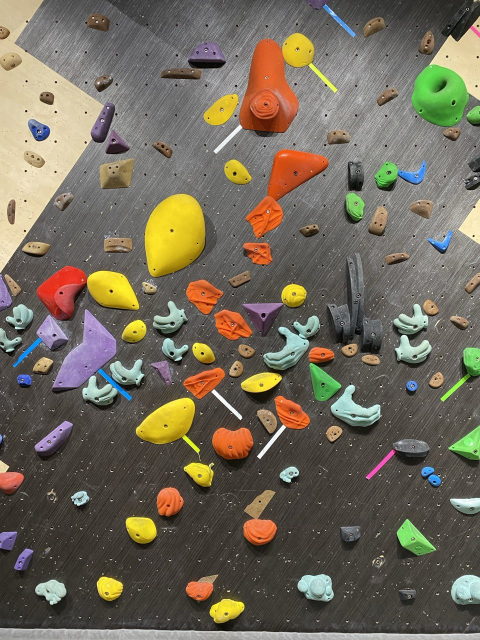
#> input picture climbing_route_detection/wall.png, 960 x 1280 px, given in place of the camera (shown at 1/2 size)
$ python SLAM_with_imu_node.py   (older library calls are emulated)
#> lines starting #> are read from the running program, lines starting #| are printed output that depends on the picture; after the words box and inside, x2 and y2 are one past the last pixel; in counts of white or black regions, pixels touching at a corner belong together; long printed decimals are rounded
import cv2
import time
import numpy as np
import matplotlib.pyplot as plt
import websocket
import json
import math
from threading import Thread

# Initialize position and calibration offsets
current_x, current_y = 0, 0
current_theta = 0
calibration_offsets = {"x": 0, "y": 0, "z": 0}
calibrated = False
calibration_samples = []

# Thresholds (temporarily set to zero for debugging)
THRESHOLD_X = 0.0
THRESHOLD_Y = 0.0

# Configuration Variables
incomputer = True

camera_ang = 60
x_angle = 0
camera_h = 44.0  # 44 cm
focal = 3.67
h_sensor = 5.7
hfov = 53.0
vfov = 38.0
hfov_rad = np.radians(hfov)
vfov_rad = np.radians(vfov)
obs_circle_default = 1
obs_circle = obs_circle_default
_resize = 0.4
closest_obs_z = 1000000

mapx = 120
mapz = 250

directionx = 0.0
directiony = 0.0

fig, ax = plt.subplots()

# Camera position initialized
camera_x, camera_z, camera_theta = 0, 0, 0  # Added theta for orientation

# Declare smoothed_gyro_z_rad globally
smoothed_gyro_z = 0
smoothed_gyro_z_rad = 0

# Removed the adjust_for_tilt function as tilt is no longer considered

# [78 lines left out: functions calibrate_sensor, apply_calibration, on_message, not called in this run]

def on_error(ws, error):
    print("Error:", error)

def on_close(ws, close_code, reason):
    print("Connection closed:", reason)

def on_open(ws):
    print("Connected")

def connect(url):
    ws = websocket.WebSocketApp(url,
                              on_open=on_open,
                              on_message=on_message,
                              on_error=on_error,
                              on_close=on_close)
    ws.run_forever()

class KalmanFilter:
    def __init__(self):
        # State: [x, y, theta, vel_x, vel_y, angular_vel]
        self.state = np.zeros(6)
        self.P = np.eye(6) * 1000  # Initial uncertainty

        # Process noise
        self.Q = np.eye(6)
        self.Q[0:3, 0:3] *= 0.2  # Position and orientation
        self.Q[3:6, 3:6] *= 0.3  # Velocities

        # Measurement noise
        self.R_vision = np.eye(3) * 0.1  # Vision measurements

        self.dt = 1.0/30.0  # Assuming 30Hz update rate

    def predict(self, accel_x, accel_y, gyro_z):
        # State transition matrix
        F = np.eye(6)
        F[0, 3] = self.dt  # x += vel_x * dt
        F[1, 4] = self.dt  # y += vel_y * dt
        F[2, 5] = self.dt  # theta += angular_vel * dt

        # Control input model
        B = np.array([
            [0.5 * self.dt**2, 0],
            [0, 0.5 * self.dt**2],
            [0, 0],
            [self.dt, 0],
            [0, self.dt],
            [0, self.dt]
        ])
        u = np.array([accel_x, accel_y])

        # Predict state
        self.state = F @ self.state + B @ u
        self.P = F @ self.P @ F.T + self.Q

        print(f"After Prediction: {self.state}")

    def update_vision(self, measurement):
        # Vision measurement matrix (measures x, y, theta)
        H = np.zeros((3, 6))
        H[0:3, 0:3] = np.eye(3)

        self._update(measurement, H, self.R_vision)

    def _update(self, measurement, H, R):
        # Kalman gain
        S = H @ self.P @ H.T + R
        K = self.P @ H.T @ np.linalg.inv(S)

        # Update state
        y = measurement - (H @ self.state)
        self.state = self.state + (K @ y)
        self.P = (np.eye(6) - K @ H) @ self.P

        print(f"After Update: {self.state}")

def integrate_kalman_filter(create_map_func):
    kf = KalmanFilter()

    def wrapper(*args, **kwargs):
        global camera_x, camera_z, camera_theta

        # Get vision measurements
        px, py = create_map_func(*args, **kwargs)

        # Determine if we're in Navigation Mode
        in_navigation = env_memory.mode == "Navigation"

        if not in_navigation and px and py:
            # Perform vision update only if not in Navigation Mode
            # Example: Use average of detected points as vision measurement
            vision_x = np.mean(px) if px else kf.state[0]
            vision_z = np.mean(py) if py else kf.state[1]
            vision_theta = camera_theta  # Replace with actual orientation estimation if available

            vision_measurement = np.array([vision_x, vision_z, np.radians(vision_theta)])
            print(f"Vision Measurement: x={vision_x:.2f}, z={vision_z:.2f}, theta={vision_theta:.2f} radians")
            kf.update_vision(vision_measurement)
        else:
            if in_navigation:
                print("Navigation Mode: Skipping vision update.")
            else:
                print("No vision data available for update.")

        # Get IMU measurements from websocket data
        try:
            accel_x = current_x  # From websocket data (m/s²)
            accel_y = current_y  # From websocket data (m/s²)
            gyro_z = smoothed_gyro_z_rad  # From on_message, in radians/s

            print(f"IMU Measurement: accel_x={accel_x}, accel_y={accel_y}, gyro_z={gyro_z:.4f} rad/s")

            # Predict with accelerations and gyro
            kf.predict(accel_x, accel_y, gyro_z)

        except NameError:
            print("IMU data not available.")
            pass  # Skip if IMU data isn't available

        # Update global position variables
        camera_x = kf.state[0]
        camera_z = kf.state[1]
        camera_theta = np.degrees(kf.state[2])

        # Debugging: Print the current state
        print(f"KF State: x={camera_x:.2f}, z={camera_z:.2f}, theta={camera_theta:.2f}")

        # Pass updated position to 'update_plot'
        update_plot(px, py, camera_x, camera_z, camera_theta)

        return px, py

    return wrapper

# Global variables to store the environment
class EnvironmentMemory:
    def __init__(self):
        self.stored_px = []
        self.stored_py = []
        self.is_environment_captured = False
        self.camera_offset_x = 0
        self.camera_offset_z = 0
        self.mode = "Mapping"  # Modes: "Mapping", "Navigation"

env_memory = EnvironmentMemory()

def update_plot(px, py, camera_x, camera_z, camera_theta, color="red"):
    ax.clear()
    ax.set_xlim(-mapx, mapx)
    ax.set_ylim(0, mapz)
    ax.set_aspect('equal')

    # Plot stored environment if captured
    if env_memory.is_environment_captured:
        ax.scatter(
            [p + env_memory.camera_offset_x for p in env_memory.stored_px],
            [p + env_memory.camera_offset_z for p in env_memory.stored_py],
            color="blue",
            s=1
        )
        # Plot 4 yellow holes at the corners
        corner_size = 50  # Size of the yellow holes
        corners_x = [-mapx, mapx, mapx, -mapx]
        corners_z = [0, 0, mapz, mapz]
        for (cx, cz) in zip(corners_x, corners_z):
            ax.scatter(cx, cz, color="yellow", s=corner_size, marker='o')

    # Plot current detected points if in Mapping mode
    if env_memory.mode == "Mapping":
        ax.scatter(px, py, color=color, s=1)

    # Plot camera position and orientation if in Navigation mode
    if env_memory.mode == "Navigation" and env_memory.is_environment_captured:
        ax.scatter(camera_x, camera_z, color="black", s=100, marker="o", label="Camera Position")  # Black circle for camera
        # Draw an arrow for orientation
        arrow_length = 10
        arrow_x = camera_x + arrow_length * np.cos(np.radians(camera_theta))
        arrow_z = camera_z + arrow_length * np.sin(np.radians(camera_theta))
        ax.arrow(camera_x, camera_z, arrow_x - camera_x, arrow_z - camera_z,
                 head_width=5, head_length=5, fc='black', ec='black')

        # Plot Kalman Filter estimate using passed parameters
        ax.scatter(camera_x, camera_z, color="green", s=50, marker="x", label="KF Estimate")

    # Add legend if needed
    if env_memory.mode == "Navigation" and env_memory.is_environment_captured:
        ax.legend(loc='upper right')

    plt.draw()
    plt.pause(0.001)

if incomputer:
    def empty(v):
        pass
    cv2.namedWindow("track_bar")
    cv2.resizeWindow("track_bar", 640,320)
    cv2.createTrackbar("x_angle", "track_bar",   0 , 360, empty)
    cv2.createTrackbar("z_angle", "track_bar",   0 , 360, empty)
    cv2.createTrackbar("hfov", "track_bar",   0 , 100, empty)
    cv2.createTrackbar("vfov", "track_bar",   0 , 100, empty)
    cv2.setTrackbarPos("x_angle", "track_bar", 180)
    cv2.setTrackbarPos("z_angle", "track_bar", 180+int(camera_ang))
    cv2.setTrackbarPos("hfov", "track_bar", int(hfov))
    cv2.setTrackbarPos("vfov", "track_bar", int(vfov))
    cap = cv2.VideoCapture(0)  # Default camera

def rotate_point(point, center, angle):
    angle_rad = np.radians(angle)
    translated_point = (point[0] - center[0], point[1] - center[1])

    rotation_matrix = np.array([
        [np.cos(angle_rad), -np.sin(angle_rad)],
        [np.sin(angle_rad), np.cos(angle_rad)]
    ])

    rotated_point = np.dot(rotation_matrix, translated_point)

    final_point = (rotated_point[0] + center[0], rotated_point[1] + center[1])

    return final_point

def recalibrate_if_needed():
    global calibration_offsets, calibration_samples, calibrated
    if calibrated and not env_memory.is_environment_captured:
        # Check if stationary (e.g., IMU readings are close to 0)
        if abs(current_x) < 0.01 and abs(current_y) < 0.01 and abs(current_theta) < 0.01:
            calibrate_sensor(current_x, current_y, 0)
            print("Recalibrated offsets:", calibration_offsets)

def create_map(data):
#> called with data = 0
    global camera_x, camera_z, camera_theta  # Declare as global to modify global variables

    if incomputer:
        try:
            ret, oimg = cap.read()
#> oimg is the input picture: shape (1280, 960, 3); mean B, G, R 90.7, 106.5, 114.4
            if not ret:
                print("Failed to grab frame")
                return [], []
        except Exception as e:
            print("no pic:", e)
            return [], []

    global obs_circle
    oimg = cv2.GaussianBlur(oimg, (5, 5), 0)
    top, bottom, left, right = 1, 1, 1, 1
    oimg = cv2.copyMakeBorder(oimg, top, bottom, left, right, cv2.BORDER_CONSTANT, value=[0, 0, 0])
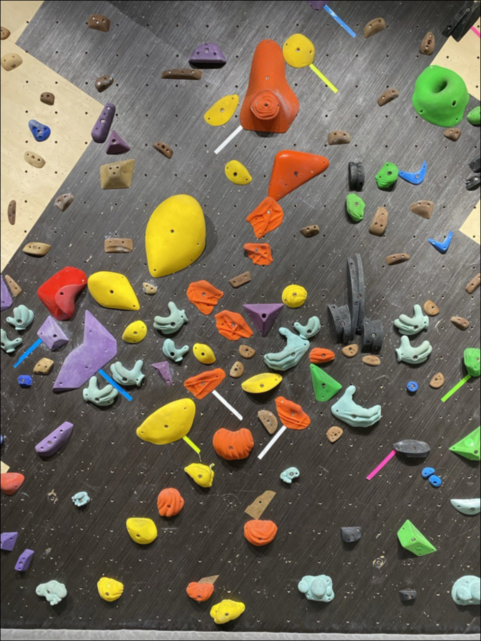
#> oimg: shape (1282, 962, 3) (shown at 1/2 size); mean B, G, R 90.4, 106.2, 113.9
    img_w = oimg.shape[1]
#> img_w = 962
    img_h = oimg.shape[0]
#> img_h = 1282

    hsv_img = cv2.cvtColor(oimg, cv2.COLOR_BGR2HSV)
#> hsv_img: shape (1282, 962, 3); mean H, S, V 31.8, 51.3, 118

    px = []
    py = []
    list_x = []
    list_y = []

    # Color ranges for blue and yellow
    lower = [np.array([100, 150, 0]), np.array([20, 100, 100])]  # Blue and Yellow lower bounds
    upper = [np.array([140, 255, 255]), np.array([30, 255, 255])]  # Blue and Yellow upper bounds

    # Image Processing
    for _ in range(0, len(lower)):
        output = cv2.inRange(hsv_img, lower[_], upper[_])
        output = cv2.Laplacian(output, -1, 1, 1)
        ret, output = cv2.threshold(output, 30, 255, cv2.THRESH_BINARY)

        if not incomputer:
            __, contours, hierarchy = cv2.findContours(output, cv2.RETR_EXTERNAL, cv2.CHAIN_APPROX_NONE)
        else:
            contours, hierarchy = cv2.findContours(output, cv2.RETR_EXTERNAL, cv2.CHAIN_APPROX_NONE)

        for contour in contours:
            if (cv2.contourArea(contour) < 500):
                continue

            for i in range(0, len(contour), 10):
                stapx = contour[i][0][0]
                stapy = contour[i][0][1]

                list_x.append(stapx)
                list_y.append(stapy)

        for i in range(len(list_x)):
            if list_x[i] < 100000:
                color_cv = (255, 255, 0) if _ == 1 else (255, 0, 0)  # Yellow for index 1, Blue for index 0
                oimg = cv2.circle(oimg, (list_x[i], list_y[i]), 2, color_cv, 3)
#> this loop made 2 passes
#> pass 1, in create_map, `output = cv2.inRange(hsv_img, lower[_], upper[_])`:
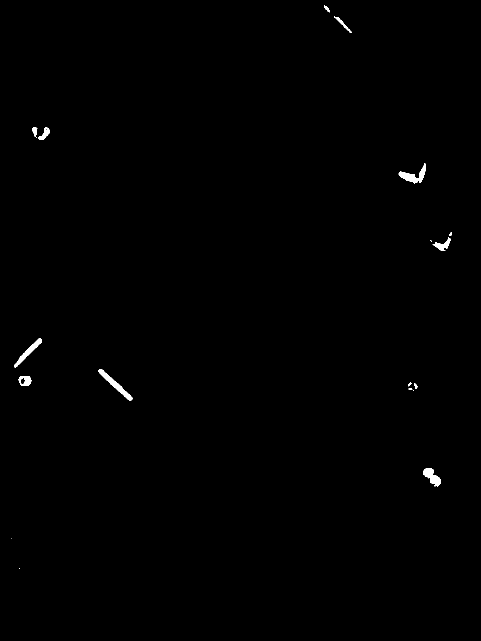
#> output: shape (1282, 962) (shown at 1/2 size); 0.37% white; 19 white regions (5 under 20 px), largest, box (x1, y1, x2, y2) and area: (197, 738, 265, 801) 853, (797, 326, 852, 368) 802, (28, 676, 84, 735) 672
#> pass 1, in create_map, `output = cv2.Laplacian(output, -1, 1, 1)`:
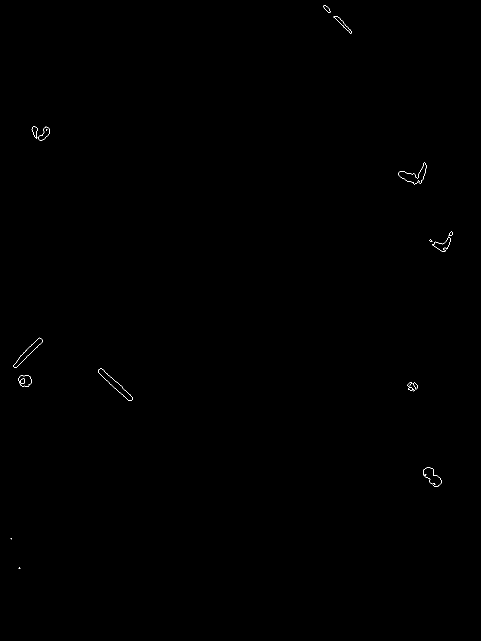
#> output: shape (1282, 962) (shown at 1/2 size); 0.09% white in thin lines or dots, all inside (x1, y1, x2, y2) = (21, 10, 905, 1138)
#> pass 2, in create_map, `output = cv2.inRange(hsv_img, lower[_], upper[_])`:
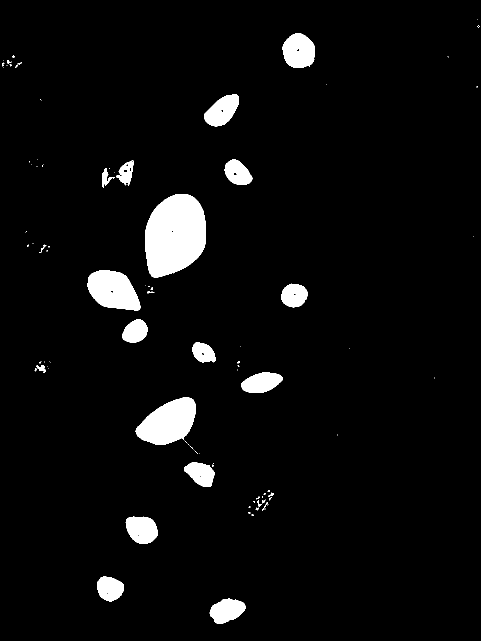
#> output: shape (1282, 962) (shown at 1/2 size); 4.6% white; 92 white regions (67 under 20 px), largest, box (x1, y1, x2, y2) and area: (290, 388, 412, 556) 15878, (271, 794, 392, 890) 7618, (175, 540, 281, 622) 6152
#> pass 2, in create_map, `output = cv2.Laplacian(output, -1, 1, 1)`:
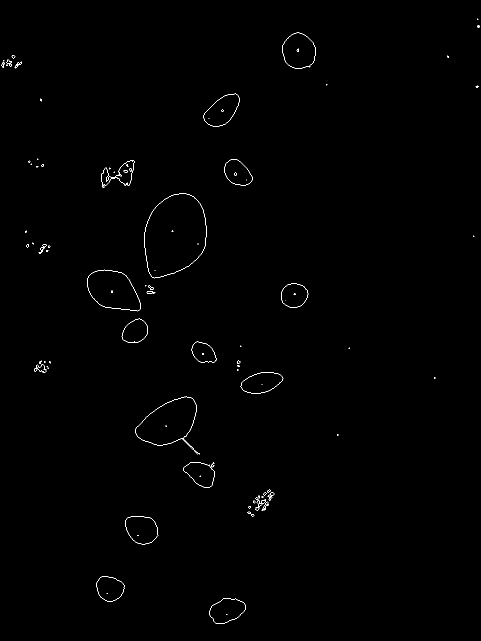
#> output: shape (1282, 962) (shown at 1/2 size); 0.34% white in thin lines or dots
#> after the loop:
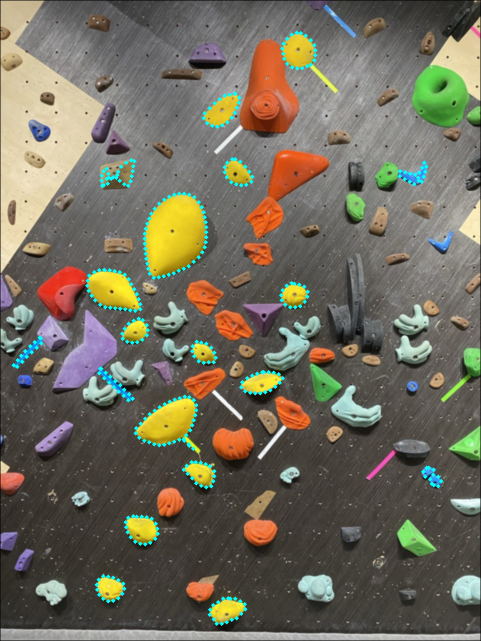
#> oimg: shape (1282, 962, 3) (shown at 1/2 size); 1.22% of pixels changed, all inside (x1, y1, x2, y2) = (23, 61, 887, 1252)
#> after the loop, list_x = 374 values, max 882 at index 7, min 27 at index 34, mean 392.7; list_y = 374 values, max 1247 at index 66, min 65 at index 354, mean 648.2

    hfov_rad = np.radians(hfov)
    vfov_rad = np.radians(vfov)

    for i in range(len(list_x)):
        ztheta = np.degrees(np.arctan((list_y[i] - (img_h / 2)) * np.tan(np.radians(vfov / 2)) / (img_h / 2))) + camera_ang
        z = (camera_h / np.sin(np.radians(ztheta))) * np.sin(np.radians(90 - ztheta))

        rotate_ang = np.radians(abs(camera_ang - ztheta))
        rotate_z = z / np.cos(np.radians(ztheta))
        hfov_rotate = 2 * np.arcsin(np.tan(hfov_rad / 2) / np.sqrt(np.tan(rotate_ang) ** 2 + (1 / (np.cos(hfov_rad / 2))) ** 2))
        hfov_rotate = np.degrees(hfov_rotate)

        xtheta = np.degrees(np.arctan((list_x[i] - (img_w / 2)) * np.tan(np.radians(hfov_rotate / 2)) / (img_w / 2)))
        x = rotate_z * np.tan(np.radians(xtheta))

        x_rotate = rotate_point((x, z), (0, 0), -x_angle)
        x = x_rotate[0]
        z = x_rotate[1]

        px.append(x)
        py.append(z)
#> this loop made 374 passes
#> (ztheta, rotate_ang, rotate_z, hfov_rotate, xtheta, x_rotate) on passes 1 to 3: (68.97, 0.157, 47.14, 52.44, 20.85, (17.95, 16.91)), (69.21, 0.161, 47.06, 52.41, 20.48, (17.58, 16.7)), (69.51, 0.166, 46.97, 52.37, 20.67, (17.72, 16.44))

    # Print detected points for debugging
    print(f"Detected Points: px={len(px)}, py={len(py)}")
#| Detected Points: px=374, py=374

    # Update the environment capture
    update_plot(px, py, camera_x, camera_z, camera_theta)
#> in update_plot, `plt.pause(0.001)`:
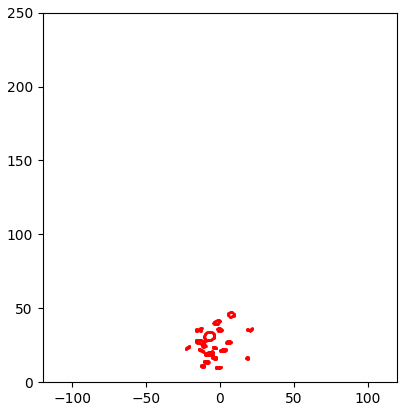
#> figure drawn by matplotlib, 1 panel

    # Create map visualization (Optional: You can extend this part as needed)
    map_img = np.zeros((mapz, mapx * 2, 3), np.uint8)
    # (Map drawing code can be added here if needed)

    # Display the image with detected points
    cv2.imshow("Video Feed", oimg)
    cv2.setWindowProperty("Video Feed", cv2.WND_PROP_TOPMOST, 1)  # Keep video feed window on top

    # Check for key press with a dedicated wait
    key = cv2.waitKey(1) & 0xFF
#> (key q is pressed here)
    if key == ord('c'):  # 'c' to capture map
        if not env_memory.is_environment_captured:
            env_memory.stored_px = px.copy()
            env_memory.stored_py = py.copy()
            env_memory.is_environment_captured = True
            env_memory.mode = "Mapping"
            # Initialize camera position to the center
            if env_memory.stored_px and env_memory.stored_py:
                camera_x = np.mean(env_memory.stored_px)
                camera_z = np.mean(env_memory.stored_py)
                print(f"Camera initialized to center: x={camera_x:.2f}, z={camera_z:.2f}")
            print("Environment captured! Stored points:", len(env_memory.stored_px))
    elif key == ord('n'):  # 'n' to start navigation
        if env_memory.is_environment_captured:
            env_memory.mode = "Navigation"
            print("Entered Navigation Mode!")
    elif key == ord('q'):
        print("Capture key pressed!")
        env_memory.stored_px = px.copy()
        env_memory.stored_py = py.copy()
        env_memory.is_environment_captured = True
        # Initialize camera position to the center
        if env_memory.stored_px and env_memory.stored_py:
            camera_x = np.mean(env_memory.stored_px)
            camera_z = np.mean(env_memory.stored_py)
            print(f"Camera initialized to center: x={camera_x:.2f}, z={camera_z:.2f}")
#| Camera initialized to center: x=-4.48, z=26.07
        print("Environment captured! Stored points:", len(env_memory.stored_px))
#| Environment captured! Stored points: 374
    elif key == 27:  # ESC key to exit
        print("ESC key pressed. Exiting...")
        return [], []

    # Update camera offset if environment is captured and in Mapping mode
    if env_memory.is_environment_captured and env_memory.mode == "Mapping":
        env_memory.camera_offset_x = camera_x
        env_memory.camera_offset_z = camera_z

    return px, py

create_map = integrate_kalman_filter(create_map)

# Define color ranges for blue and yellow
lower_colors = [np.array([100, 150, 0]), np.array([20, 100, 100])]  # Blue and Yellow lower bounds
upper_colors = [np.array([140, 255, 255]), np.array([30, 255, 255])]  # Blue and Yellow upper bounds

def main():
    plt.axis('square')
    plt.xlim(-mapx, mapx)
    plt.ylim(0, mapz)

    while True:
        px, py = create_map(0)
#| Vision Measurement: x=-4.48, z=26.07, theta=0.00 radians
#| After Update: [-4.481 26.066  0.          0.          0.          0.        ]
#| After Prediction: [-4.481 26.066  0.          0.          0.          0.        ]
#| KF State: x=-4.48, z=26.07, theta=0.00

        # Update camera parameters from trackbars
        global camera_ang, x_angle, hfov, vfov, hfov_rad, vfov_rad
        x_angle = cv2.getTrackbarPos("x_angle", "track_bar") - 180
        camera_ang = cv2.getTrackbarPos("z_angle", "track_bar") - 180
        hfov = cv2.getTrackbarPos("hfov", "track_bar")
        vfov = cv2.getTrackbarPos("vfov", "track_bar")
        hfov_rad = np.radians(hfov)
        vfov_rad = np.radians(vfov)

        # Add a short delay
        time.sleep(0.01)

    # Release resources
    cap.release()
    cv2.destroyAllWindows()

if __name__ == '__main__':
    try:
        accel = Thread(target=connect, args=("ws://192.168.1.108:8080/sensor/connect?type=android.sensor.accelerometer",), daemon=True)
        gyro = Thread(target=connect, args=("ws://192.168.1.108:8080/sensor/connect?type=android.sensor.gyroscope",), daemon=True)

        accel.start()
        gyro.start()
        recalibrate_if_needed()

        main()
    except KeyboardInterrupt:
        print("Program interrupted")
    finally:
        if incomputer:
            cap.release()
        cv2.destroyAllWindows()
        print("Resources released")
